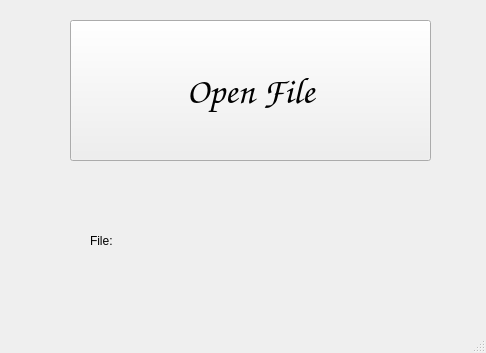
<?xml version="1.0" encoding="UTF-8"?>
<ui version="4.0">
 <class>MainWindow</class>
 <widget class="QMainWindow" name="MainWindow">
  <property name="geometry">
   <rect>
    <x>0</x>
    <y>0</y>
    <width>486</width>
    <height>353</height>
   </rect>
  </property>
  <property name="windowTitle">
   <string>MainWindow</string>
  </property>
  <widget class="QWidget" name="centralwidget">
   <widget class="QPushButton" name="pushButton">
    <property name="geometry">
     <rect>
      <x>70</x>
      <y>20</y>
      <width>361</width>
      <height>141</height>
     </rect>
    </property>
    <property name="font">
     <font>
      <family>Comic Sans MS</family>
      <pointsize>28</pointsize>
     </font>
    </property>
    <property name="text">
     <string>Open File</string>
    </property>
   </widget>
   <widget class="QLabel" name="label">
    <property name="geometry">
     <rect>
      <x>90</x>
      <y>200</y>
      <width>301</width>
      <height>81</height>
     </rect>
    </property>
    <property name="text">
     <string>File:</string>
    </property>
   </widget>
  </widget>
  <widget class="QMenuBar" name="menubar">
   <property name="geometry">
    <rect>
     <x>0</x>
     <y>0</y>
     <width>486</width>
     <height>26</height>
    </rect>
   </property>
  </widget>
  <widget class="QStatusBar" name="statusbar"/>
 </widget>
 <resources/>
 <connections/>
</ui>
